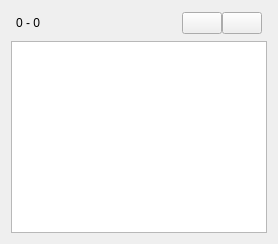
      <widget class="QWidget" name="tab_2">
       <attribute name="title">
        <string>Social</string>
       </attribute>
       <layout class="QVBoxLayout" name="verticalLayout_2">
        <item>
         <widget class="QWidget" name="widget_2" native="true">
          <property name="minimumSize">
           <size>
            <width>0</width>
            <height>0</height>
           </size>
          </property>
          <layout class="QHBoxLayout" name="horizontalLayout_2">
           <property name="spacing">
            <number>0</number>
           </property>
           <property name="leftMargin">
            <number>5</number>
           </property>
           <property name="topMargin">
            <number>1</number>
           </property>
           <property name="rightMargin">
            <number>5</number>
           </property>
           <property name="bottomMargin">
            <number>1</number>
           </property>
           <item>
            <widget class="QLabel" name="socialIndexLabel">
             <property name="text">
              <string>0 - 0</string>
             </property>
            </widget>
           </item>
           <item>
            <spacer name="HorizontalSpacer_2">
             <property name="orientation">
              <enum>Qt::Horizontal</enum>
             </property>
             <property name="sizeHint" stdset="0">
              <size>
               <width>40</width>
               <height>20</height>
              </size>
             </property>
            </spacer>
           </item>
           <item>
            <widget class="QPushButton" name="socialPreviousBtn">
             <property name="maximumSize">
              <size>
               <width>40</width>
               <height>40</height>
              </size>
             </property>
             <property name="cursor">
              <cursorShape>PointingHandCursor</cursorShape>
             </property>
             <property name="styleSheet">
              <string notr="true"/>
             </property>
             <property name="text">
              <string/>
             </property>
             <property name="icon">
              <iconset resource="icons/icons.qrc">
               <normaloff>:/images/previous_button.png</normaloff>:/images/previous_button.png</iconset>
             </property>
             <property name="iconSize">
              <size>
               <width>20</width>
               <height>20</height>
              </size>
             </property>
            </widget>
           </item>
           <item>
            <widget class="QPushButton" name="socialNextBtn">
             <property name="maximumSize">
              <size>
               <width>40</width>
               <height>40</height>
              </size>
             </property>
             <property name="cursor">
              <cursorShape>PointingHandCursor</cursorShape>
             </property>
             <property name="styleSheet">
              <string notr="true"/>
             </property>
             <property name="text">
              <string/>
             </property>
             <property name="icon">
              <iconset resource="icons/icons.qrc">
               <normaloff>:/images/next_button.png</normaloff>:/images/next_button.png</iconset>
             </property>
             <property name="iconSize">
              <size>
               <width>20</width>
               <height>20</height>
              </size>
             </property>
            </widget>
           </item>
          </layout>
         </widget>
        </item>
        <item>
         <widget class="QListView" name="socialListView">
          <property name="sizePolicy">
           <sizepolicy hsizetype="Expanding" vsizetype="Expanding">
            <horstretch>0</horstretch>
            <verstretch>1</verstretch>
           </sizepolicy>
          </property>
         </widget>
        </item>
       </layout>
      </widget>
